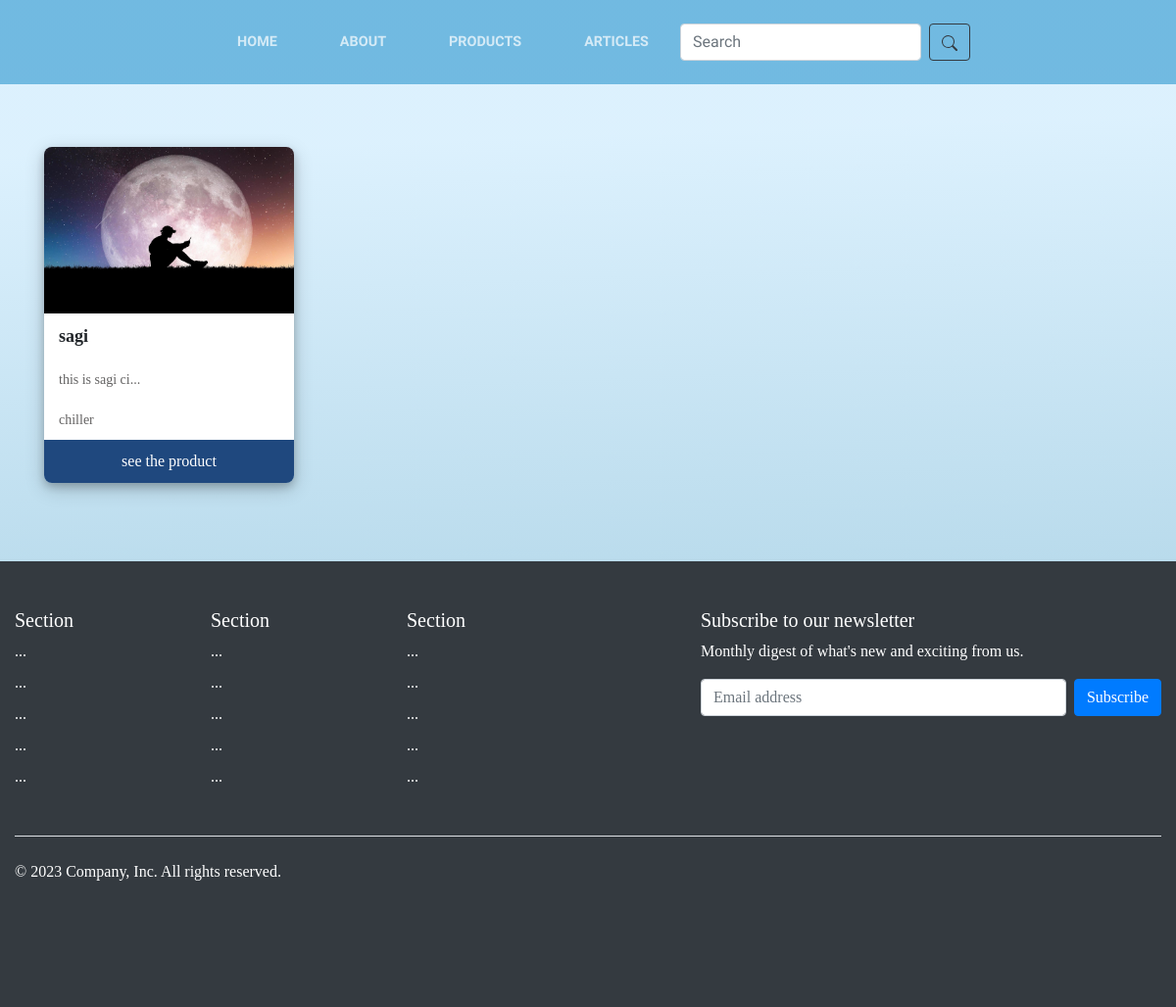
Before: /products/ with the older database file.
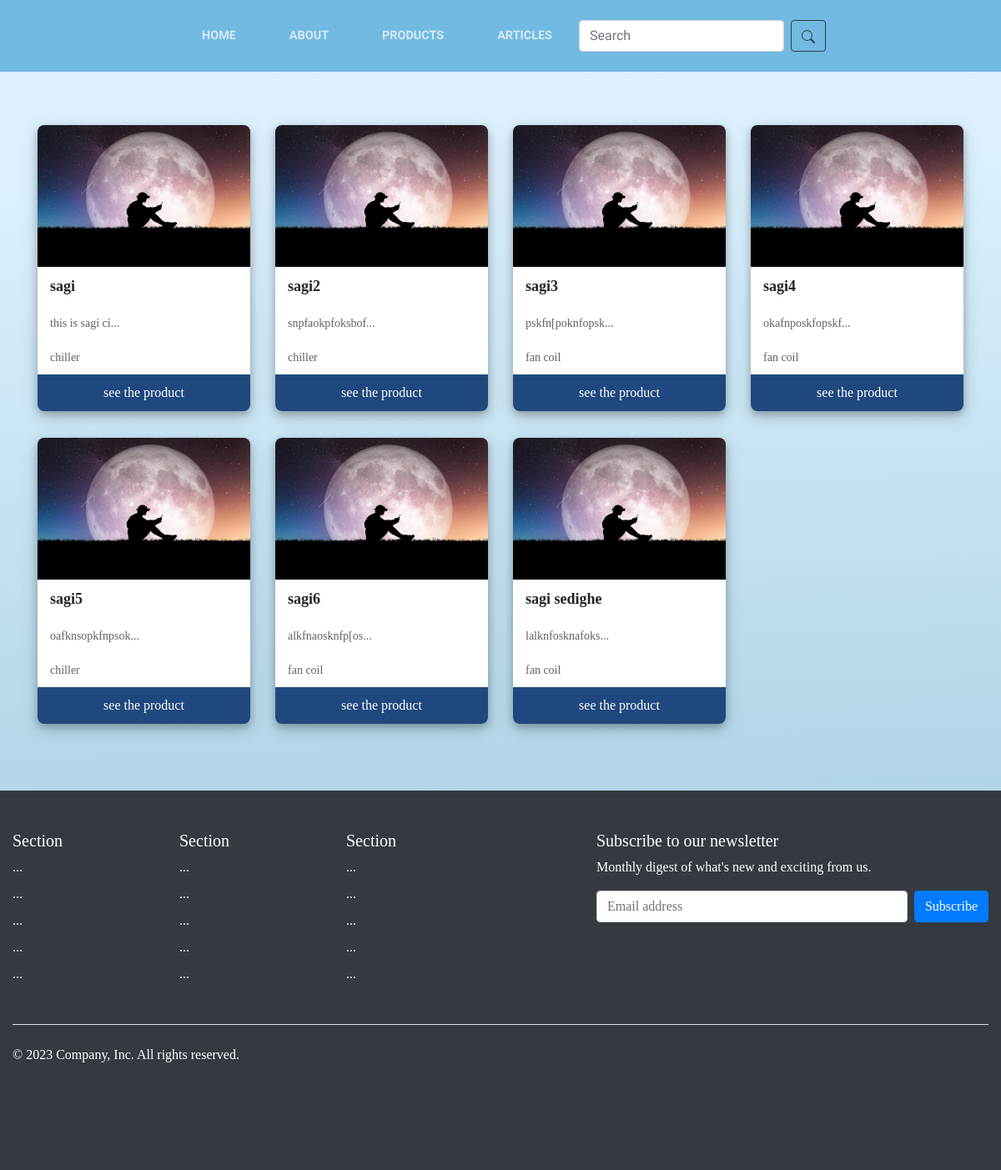
After: the same page with the newer database file.
### pages/models.py (models this page shows, shortened)
class product(models.Model):
    title=models.CharField(max_length=100)
    type=models.ForeignKey(Type,on_delete=models.CASCADE)
    text=models.CharField(max_length=1000)
    main_image=models.ImageField(upload_to="uploadedimages/")

class Type(models.Model):
    name=models.CharField(max_length=100)

### pages/views.py (the view)
# urls.py: path("products/",views.products,name='products'),
def products(request):
    theproducts=product.objects.all()
    return render(request,'products.html',{
        "products":theproducts,
    })

### pages/templates/products.html (shortened to what this page needs)
{% extends 'base.html' %} {% load static %} {% block content %}
<div class="container py-5">
  <section>
    <div class="row">
      {% for product in products %}
      <div class="col-md-3 py-3">
        <div class="card-sl">
          <div class="card-image">
            <img src="{{product.main_image.url}}" />
          </div>
          <div class="card-heading">{{product.title}}</div>
          <div class="card-text">{{product.text|slice:15}}...</div>
          <div class="card-text">{{product.type.name}}</div>
          <a href="{% url 'seeproduct' product.pk %}" class="card-button">
            see the product</a
          >
        </div>
      </div>
      {% endfor %}
    </div>
  </section>
</div>
{% endblock %}

### pages/templates/base.html (shortened to what this page needs)
{% load static %}
<!DOCTYPE html>
<html lang="en">
  <head>
    <link href="{% static 'css/basestyle.css' %}" rel="stylesheet" />
    <link rel="stylesheet" href="{% static 'css/articles.css' %}" />
    <link
      rel="stylesheet"
      href="https://cdnjs.cloudflare.com/ajax/libs/font-awesome/6.4.2/css/all.min.css"
    />
    <link
      href="https://cdn.jsdelivr.net/npm/bootstrap@5.3.2/dist/css/bootstrap.min.css"
      rel="stylesheet"
    />
    <link
      rel="stylesheet"
      href="https://maxcdn.bootstrapcdn.com/bootstrap/4.0.0/css/bootstrap.min.css"
    />
    <link
      href="https://cdnjs.cloudflare.com/ajax/libs/font-awesome/5.10.0/css/all.min.css"
      rel="stylesheet"
    />
    <link
      href="https://cdn.jsdelivr.net/npm/bootstrap-icons@1.4.1/font/bootstrap-icons.css"
      rel="stylesheet"
    />
    <link href="{% static 'lib/animate/animate.min.css' %}" rel="stylesheet" />
    <link
      href="{% static 'lib/owlcarousel/assets/owl.carousel.min.css' %}"
      rel="stylesheet"
    />
  </head>
  <nav class="navbar navbar-expand-lg navbar-dark py-lg-4" id="mainNav">
    <div class="container">
      <div class="collapse navbar-collapse" id="navbarSupportedContent">
        <ul class="navbar-nav mx-auto">
          <li class="nav-item px-lg-4">
            <a class="nav-link text-uppercase" href="{% url 'home' %}">Home</a>
          </li>
          <li class="nav-item px-lg-4">
            <a class="nav-link text-uppercase" href="{% url 'aboutUs' %}"
              >About</a
            >
          </li>
          <li class="nav-item px-lg-4">
            <a
              class="nav-link text-uppercase"
              href="{% url 'products' %}"
              id="drophover"
              onmouseover="appear()"
              onmouseleave="disappear()"
              >Products</a
            >
          </li>
          <li class="nav-item px-lg-4">
            <a class="nav-link text-uppercase" href="{% url 'articles' %}"
              >articles</a
            >
          </li>
          <form class="d-flex" method="post" action="{% url 'searching' %}">
            <input
              class="form-control me-2"
              type="search"
              placeholder="Search"
              aria-label="Search"
              name="searchkey"
            />
            <button class="btn btn-outline-dark" type="submit">
              <svg
                xmlns="http://www.w3.org/2000/svg"
                width="16"
                height="16"
                fill="currentColor"
                class="bi bi-search"
                viewBox="0 0 16 16"
              >
                <path
                  d="M11.742 10.344a6.5 6.5 0 1 0-1.397 1.398h-.001c.03.04.062.078.098.115l3.85 3.85a1 1 0 0 0 1.415-1.414l-3.85-3.85a1.007 1.007 0 0 0-.115-.1zM12 6.5a5.5 5.5 0 1 1-11 0 5.5 5.5 0 0 1 11 0z"
                />
              </svg>
            </button>
          </form>
        </ul>
      </div>
    </div>
  </nav>
  <body style="background-color: aliceblue !important">
    {% block content %} {% endblock %}
  </body>
  <div class="container-fluid bg-dark">
    <footer class="py-5 mt-3">
      <div class="row">
        <div class="col-6 col-md-2 mb-3">
          <h5 style="color: white">Section</h5>
          <ul class="nav flex-column">
            <li class="nav-item mb-2">
              <a href="#" style="color: white" class="nav-link p-0 text-white"
                >...</a
              >
            </li>
            <li class="nav-item mb-2">
              <a href="#" class="nav-link p-0 text-white">...</a>
            </li>
            <li class="nav-item mb-2">
              <a href="#" class="nav-link p-0 text-white">...</a>
            </li>
            <li class="nav-item mb-2">
              <a href="#" class="nav-link p-0 text-white">...</a>
            </li>
            <li class="nav-item mb-2">
              <a href="#" class="nav-link p-0 text-white">...</a>
            </li>
          </ul>
        </div>
        <div class="col-6 col-md-2 mb-3">
          <h5 style="color: white">Section</h5>
          <ul class="nav flex-column">
            <li class="nav-item mb-2">
              <a href="#" class="nav-link p-0 text-white">...</a>
            </li>
            <li class="nav-item mb-2">
              <a href="#" class="nav-link p-0 text-white">...</a>
            </li>
            <li class="nav-item mb-2">
              <a href="#" class="nav-link p-0 text-white">...</a>
            </li>
            <li class="nav-item mb-2">
              <a href="#" class="nav-link p-0 text-white">...</a>
            </li>
            <li class="nav-item mb-2">
              <a href="#" class="nav-link p-0 text-white">...</a>
            </li>
          </ul>
        </div>
        <div class="col-6 col-md-2 mb-3">
          <h5 style="color: white">Section</h5>
          <ul class="nav flex-column">
            <li class="nav-item mb-2">
              <a href="#" class="nav-link p-0 text-white">...</a>
            </li>
            <li class="nav-item mb-2">
              <a href="#" class="nav-link p-0 text-white">...</a>
            </li>
            <li class="nav-item mb-2">
              <a href="#" class="nav-link p-0 text-white">...</a>
            </li>
            <li class="nav-item mb-2">
              <a href="#" class="nav-link p-0 text-white">...</a>
            </li>
            <li class="nav-item mb-2">
              <a href="#" class="nav-link p-0 text-white">...</a>
            </li>
          </ul>
        </div>
        <div class="col-md-5 offset-md-1 mb-3">
          <form>
            <h5 style="color: white">Subscribe to our newsletter</h5>
            <p class="text-white">
              Monthly digest of what's new and exciting from us.
            </p>
            <div class="d-flex flex-column flex-sm-row w-100 gap-2">
              <input
                id="newsletter1"
                type="text"
                class="form-control"
                placeholder="Email address"
              />
              <button class="btn btn-primary" type="button">Subscribe</button>
            </div>
          </form>
        </div>
      </div>
      <div
        class="d-flex flex-column flex-sm-row justify-content-between py-4 my-4 border-top"
      >
        <p class="text-white">© 2023 Company, Inc. All rights reserved.</p>
        <ul class="list-unstyled d-flex">
          <li class="ms-3">
            <a class="link-body-emphasis" href="#"
              ><i class="fa fa-telegram" style="font-size: 35px"></i
            ></a>
          </li>
          <li class="ms-3">
            <a class="link-body-emphasis" href="#"
              ><i class="fa fa-instagram" style="font-size: 35px"></i
            ></a>
          </li>
          <li class="ms-3">
            <a class="link-body-emphasis" href="#"
              ><i class="fa fa-twitter" style="font-size: 35px"></i>
            </a>
          </li>
        </ul>
      </div>
    </footer>
  </div>
</html>

### static/css/articles.css (style rules this page uses)
body { font-family: "Baloo 2", cursive; font-size: 16px; text-rendering: optimizeLegibility; font-weight: initial; }
a, a:hover { text-decoration: none; transition: color 0.3s ease-in-out; }

### pages/templates/products.html (style rules this page uses)
body { font-family: Varela Round; }
a { text-decoration: none; }
.card-sl { border-radius: 8px; box-shadow: 0 4px 8px 0 rgba(0, 0, 0, 0.2), 0 6px 20px 0 rgba(0, 0, 0, 0.19); }
.card-image img { max-height: 100%; max-width: 100%; border-radius: 8px 8px 0px 0; }
.card-heading { font-size: 18px; font-weight: bold; background: #fff; padding: 10px 15px; }
.card-text { padding: 10px 15px; background: #fff; font-size: 14px; color: #636262; }
.card-button { display: flex; justify-content: center; padding: 10px 0; width: 100%; background-color: #1f487e; color: #fff; border-radius: 0 0 8px 8px; }

Changed rows visible on the page:
added product: main_image (picture), title "sagi2", text "snpfaokpfoksbof", type.name "chiller"
added product: main_image (picture), title "sagi3", text "pskfn[poknfopsk", type.name "fan coil"
added product: main_image (picture), title "sagi4", text "okafnposkfopskf", type.name "fan coil"
added product: main_image (picture), title "sagi5", text "oafknsopkfnpsok", type.name "chiller"
added product: main_image (picture), title "sagi6", text "alkfnaosknfp[os", type.name "fan coil"
added product: main_image (picture), title "sagi sedighe", text "lalknfosknafoks", type.name "fan coil"
